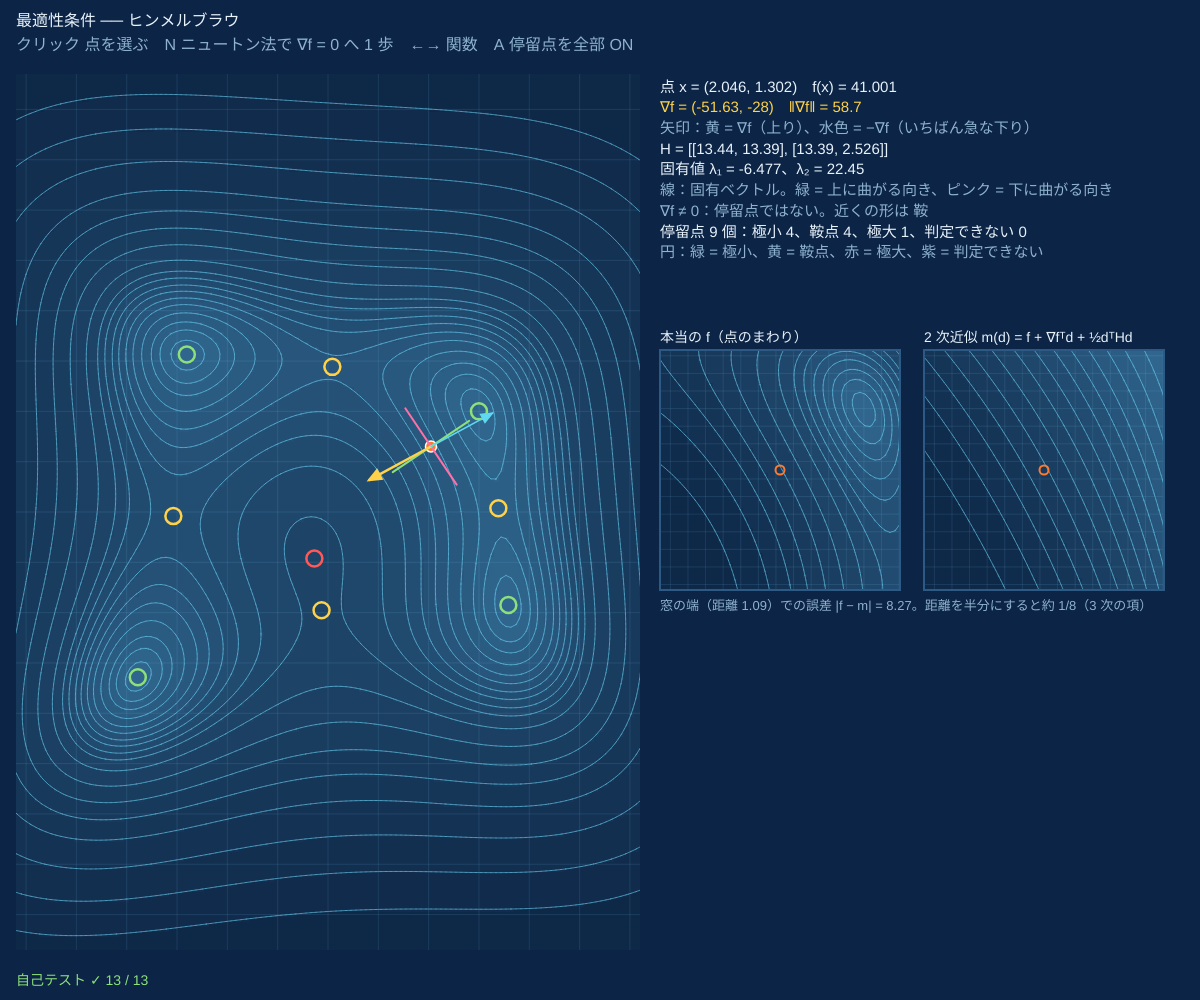
Frame 1 (no input)
Frame 60 (no input): identical to frame 1, image omitted
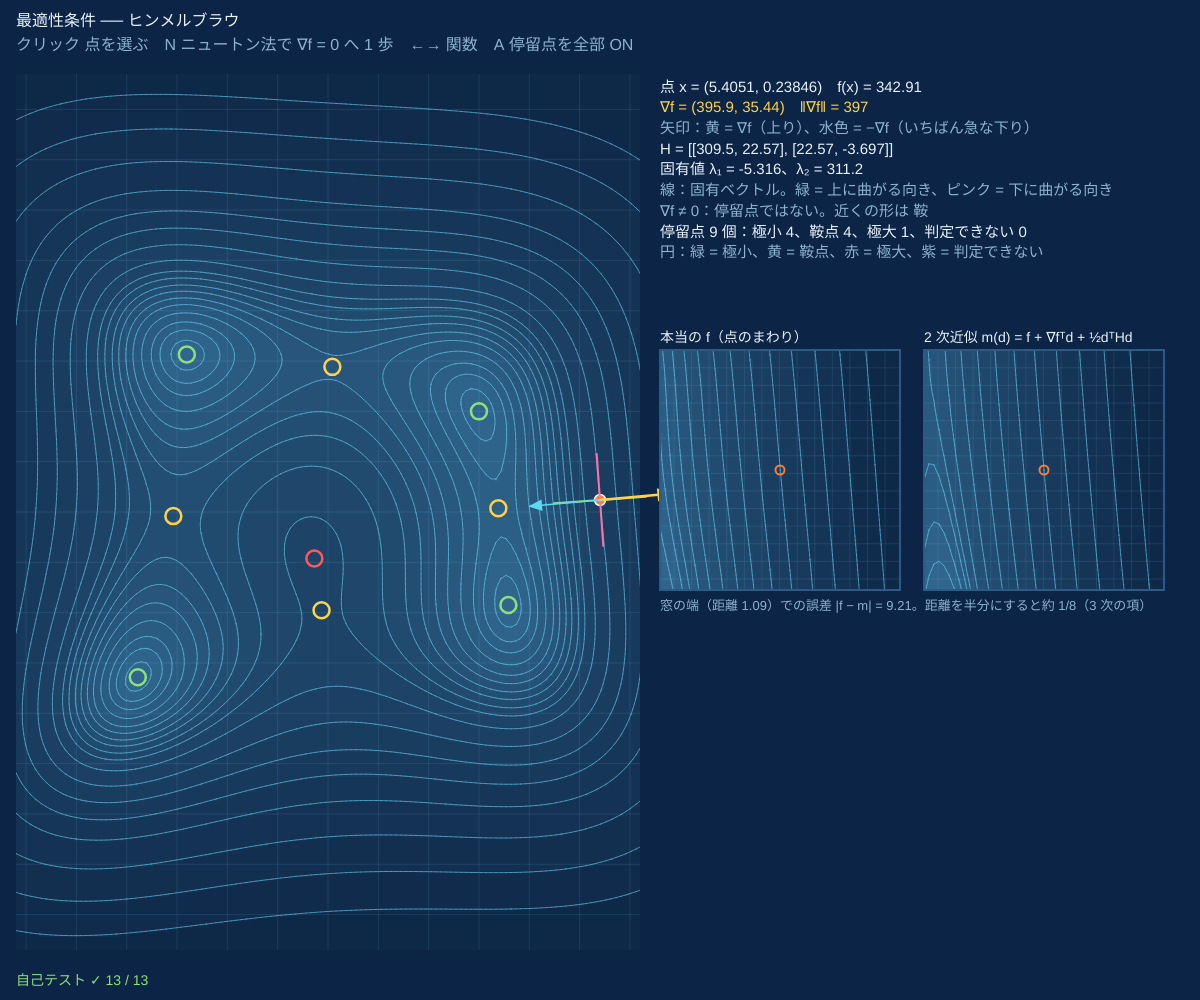
Frame 120 (the mouse pressed at the canvas centre since frame 60)

The p5.js sketch that drew these frames (run headless with seeded random() and noise() and a simulated clock; from frame 60 on, the mouse is pressed at the canvas centre):

// p5.js sketch
// ── sketch.js
// ============================================
// 01 最適性条件 ─ 勾配とヘッセ行列
// 1 次の条件：最小点では ∇f = 0（停留点）。2 次の条件：ヘッセ行列 H の固有値が 両方 > 0 → 極小、両方 < 0 → 極大、正と負 → 鞍点
//   固有値に 0 があると 2 次の条件では決まらない。クリックした点の 2 次近似 m(d) = f + ∇fᵀd + ½dᵀHd を、本当の f と並べて描く
// クリック = 点を選ぶ / N = ニュートン法で ∇f = 0 へ 1 歩 / ←→ = 関数 / A = 停留点を全部表示
// ============================================

const SADDLE = { name: '鞍点 x² − y²', f: (x, y) => x * x - y * y, g: (x, y) => [2 * x, -2 * y], H: () => [[2, 0], [0, -2]], view: [0, 0, 2] };
const MONKEY = { name: 'モンキーサドル x³ − 3xy²', f: (x, y) => x ** 3 - 3 * x * y * y, g: (x, y) => [3 * x * x - 3 * y * y, -6 * x * y], H: (x, y) => [[6 * x, -6 * y], [-6 * y, -6 * x]], view: [0, 0, 1.4] };
const QUART = { name: 'x⁴ + y²', f: (x, y) => x ** 4 + y * y, g: (x, y) => [4 * x ** 3, 2 * y], H: (x) => [[12 * x * x, 0], [0, 2]], view: [0, 0, 1.4] };
let FNS, fi = 0, F, V, CI, P, path = [], crit = [], showAll = true, inset = [];
const ZOOM = 0.22;                     // ★ 右の 2 つの窓の広さ（全体の何倍か）

function setup() {
  createCanvas(windowWidth, windowHeight);
  FNS = [HIMMEL, ROSEN, SADDLE, MONKEY, QUART];
  selfTest();
  pickFn(0);
}
function pickFn(i) {
  fi = i; F = FNS[i];
  if (CI) CI.remove();
  V = makeView(16, 74, width * 0.52, height - 124, F.view); CI = contourImage(V, F.f);
  crit = allCritical(F);
  setPoint([F.view[0] + F.view[2] * 0.33, F.view[1] + F.view[2] * 0.21]);
}
function setPoint(p) {
  P = p; path = [p];
  for (let G of inset) G.remove();
  let s = Math.min(width * 0.2, height - 430), v = [P[0], P[1], F.view[2] * ZOOM], g0 = F.g(...P), H = F.H(...P), f0 = F.f(...P);
  let W1 = makeView(width * 0.55, 350, s, s, v), W2 = makeView(width * 0.55 + s + 24, 350, s, s, v);
  inset = [contourImage(W1, F.f, 14), contourImage(W2, (x, y) => quadModel(f0, g0, H, [x - P[0], y - P[1]]), 14)];
  inset.W = [W1, W2];
}
function quadModel(f0, g, H, d) { return f0 + g[0] * d[0] + g[1] * d[1] + 0.5 * (H[0][0] * d[0] * d[0] + 2 * H[0][1] * d[0] * d[1] + H[1][1] * d[1] * d[1]); }
// 固有値の符号で分類（0 に近い固有値があれば 2 次の条件では決まらない）
function classify(F, p) {
  let l = eig2(F.H(...p)).l, tol = 1e-6 * (1 + Math.abs(l[0]) + Math.abs(l[1]));
  if (Math.abs(l[0]) < tol || Math.abs(l[1]) < tol) return ['判定できない（固有値 0）', PAL.vi, 0];
  return l[0] > 0 ? ['極小', PAL.gr, 1] : l[1] < 0 ? ['極大', PAL.rd, 2] : ['鞍点', PAL.ye, 3];
}
// 格子の点からニュートン法で ∇f = 0 を解き、同じ点をまとめる
function allCritical(F) {
  let out = [], [cx, cy, hw] = F.view;
  for (let i = -6; i <= 6; i++) for (let j = -4; j <= 4; j++) {
    let p = criticalPoint(F, [cx + (hw * i) / 6.3, cy + (hw * 0.6 * j) / 4.2], 80);
    if (p && Math.abs(p[0] - cx) < hw && !out.some((q) => Math.hypot(q[0] - p[0], q[1] - p[1]) < 1e-5)) out.push(p);
  }
  return out;
}

function draw() {
  background(PAL.bg);
  image(CI, V.px, V.py);
  if (showAll) for (let c of crit) { let s = V.toS(...c), [, col] = classify(F, c); noFill(); stroke(col); strokeWeight(2.5); circle(s[0], s[1], 16); }
  drawPath(V, path, PAL.or, 2);
  let g = F.g(...P), H = F.H(...P), e = eig2(H), s = V.toS(...P), gl = vlen(g), [cls, ccol] = classify(F, P), stat = gl < 1e-8 * (1 + Math.abs(F.f(...P)));
  for (let i = 0; i < 2; i++) { let v = e.v[i], r = 46; stroke(e.l[i] > 0 ? PAL.gr : PAL.pk); strokeWeight(2); line(s[0] - v[0] * r, s[1] + v[1] * r, s[0] + v[0] * r, s[1] - v[1] * r); }
  if (!stat) { let r = 70 / gl; arrow(s[0], s[1], s[0] + g[0] * r, s[1] - g[1] * r, PAL.ye, 2.5); arrow(s[0], s[1], s[0] - g[0] * r, s[1] + g[1] * r, PAL.cy, 1.5); }
  hud([['最適性条件 ── ' + F.name, PAL.ink], ['クリック 点を選ぶ　N ニュートン法で ∇f = 0 へ 1 歩　←→ 関数　A 停留点を全部 ' + (showAll ? 'ON' : 'off'), PAL.dim]], 16, 14, 16);
  let x = width * 0.55;
  hud([['点 x = (' + fmt(P[0], 5) + ', ' + fmt(P[1], 5) + ')　f(x) = ' + fmt(F.f(...P), 5), PAL.ink],
    ['∇f = (' + fmt(g[0], 4) + ', ' + fmt(g[1], 4) + ')　‖∇f‖ = ' + fmt(gl, 3), PAL.ye], ['矢印：黄 = ∇f（上り）、水色 = −∇f（いちばん急な下り）', PAL.dim],
    ['H = [[' + fmt(H[0][0], 4) + ', ' + fmt(H[0][1], 4) + '], [' + fmt(H[1][0], 4) + ', ' + fmt(H[1][1], 4) + ']]', PAL.ink],
    ['固有値 λ₁ = ' + fmt(e.l[0], 4) + '、λ₂ = ' + fmt(e.l[1], 4), PAL.ink], ['線：固有ベクトル。緑 = 上に曲がる向き、ピンク = 下に曲がる向き', PAL.dim],
    [stat ? '∇f = 0 の停留点 → 2 次の条件で「' + cls + '」' : '∇f ≠ 0：停留点ではない。近くの形は ' + (cls === '極小' ? 'お椀（凸）' : cls === '極大' ? '山（凹）' : cls === '鞍点' ? '鞍' : '平ら'), stat ? ccol : PAL.dim],
    ['停留点 ' + crit.length + ' 個：' + ['極小', '鞍点', '極大', '判定できない'].map((nm, k) => nm + ' ' + crit.filter((c) => classify(F, c)[2] === [1, 3, 2, 0][k]).length).join('、'), PAL.ink],
    ['円：緑 = 極小、黄 = 鞍点、赤 = 極大、紫 = 判定できない', PAL.dim]], x, 80, 15, 1.38);
  if (inset.W) inset.W.forEach((W, i) => {
    image(inset[i], W.px, W.py); noFill(); stroke(PAL.line); rect(W.px, W.py, W.pw, W.ph);
    let c = W.toS(...P); stroke(PAL.or); strokeWeight(2); circle(c[0], c[1], 9);
    noStroke(); fill(PAL.ink); textSize(14); text(i === 0 ? '本当の f（点のまわり）' : '2 次近似 m(d) = f + ∇fᵀd + ½dᵀHd', W.px, W.py - 8);
  });
  if (inset.W) { let W = inset.W[0], d = W.hw * 0.8, err = Math.abs(F.f(P[0] + d * 0.6, P[1] + d * 0.8) - quadModel(F.f(...P), g, H, [d * 0.6, d * 0.8])); hud([['窓の端（距離 ' + fmt(d, 3) + '）での誤差 |f − m| = ' + fmt(err, 3) + '。距離を半分にすると約 1/8（3 次の項）', PAL.dim]], W.px, W.py + W.ph + 10, 13); }
  drawSelfTest();
}

function mousePressed() { if (V.inside(mouseX, mouseY)) setPoint(V.toW(mouseX, mouseY)); }
function keyPressed() {
  if (key === RIGHT_ARROW) pickFn((fi + 1) % FNS.length);
  if (key === LEFT_ARROW) pickFn((fi + FNS.length - 1) % FNS.length);
  if (key === 'a' || key === 'A') showAll = !showAll;
  if (key === 'n' || key === 'N') {      // ニュートン法：H d = −∇f を解いて x ← x + d（極小とはかぎらず、近くの停留点へ）
    let d = solve2(F.H(...P), F.g(...P)), q = [P[0] - d[0], P[1] - d[1]];
    if (isFinite(q[0] + q[1]) && Math.abs(q[0]) < 1e6 && Math.abs(q[1]) < 1e6) { let keep = path; setPoint(q); path = keep.concat([q]); }
  }
}

function selfTest() {
  FNS = [HIMMEL, ROSEN, SADDLE, MONKEY, QUART];
  for (let F of FNS) { let e = derivErr(F, [[0.37, -0.81], [1.3, 0.6], [-0.9, 1.1]]); stOk(F.name + '：勾配・ヘッセ行列 = 差分', e.g < 1e-6 && e.H < 1e-6, 'g ' + fmt(e.g) + ', H ' + fmt(e.H)); }
  let C = allCritical(HIMMEL), n = [1, 3, 2].map((t) => C.filter((c) => classify(HIMMEL, c)[2] === t).length);
  let mx = C.find((c) => classify(HIMMEL, c)[2] === 2) || [0, 0];
  stOk('ヒンメルブラウ：停留点 9 個 = 極小 4・鞍点 4・極大 1、極小 − 鞍点 + 極大 = 1', C.length === 9 && n[0] === 4 && n[1] === 4 && n[2] === 1 && n[0] - n[1] + n[2] === 1, n.join(' / '));
  stOk('ヒンメルブラウ：極小はすべて f = 0、極大 ≈ (−0.270845, −0.923039)、f ≈ 181.617', C.filter((c) => classify(HIMMEL, c)[2] === 1).every((c) => HIMMEL.f(...c) < 1e-20) && Math.hypot(mx[0] + 0.270845, mx[1] + 0.923039) < 1e-5 && Math.abs(HIMMEL.f(...mx) - 181.617) < 1e-3, '極大 f = ' + fmt(HIMMEL.f(...mx), 7));
  let R = allCritical(ROSEN), HR = ROSEN.H(1, 1);
  stOk('ローゼンブロック：停留点は (1, 1) だけで極小、H = [[802, −400], [−400, 200]]', R.length === 1 && Math.hypot(R[0][0] - 1, R[0][1] - 1) < 1e-9 && classify(ROSEN, R[0])[2] === 1 && HR[0][0] === 802 && HR[0][1] === -400 && HR[1][1] === 200);
  stOk('x² − y²：原点は鞍点', classify(SADDLE, [0, 0])[2] === 3 && allCritical(SADDLE).length === 1);
  let mk = allCritical(MONKEY);
  stOk('モンキーサドル：停留点は原点だけ、H = 0 で判定できない。f(−t, 0) < 0 < f(t, 0) なので極小ではない', mk.length === 1 && classify(MONKEY, mk[0])[2] === 0 && MONKEY.f(-0.1, 0) < 0 && MONKEY.f(0.1, 0) > 0);
  stOk('x⁴ + y²：原点は H = diag(0, 2) で判定できないが、f ≥ 0 = f(0) なので最小', classify(QUART, [0, 0])[2] === 0 && [[0.3, 0], [-0.2, 0.1], [0, -0.4]].every((p) => QUART.f(...p) > 0));
  let p = [1, 1], g = HIMMEL.g(...p), H = HIMMEL.H(...p), f0 = HIMMEL.f(...p), er = (h) => Math.abs(HIMMEL.f(1 + 0.6 * h, 1 + 0.8 * h) - quadModel(f0, g, H, [0.6 * h, 0.8 * h]));
  let ratio = er(0.025) / er(0.05);
  stOk('2 次近似の誤差は距離の 3 乗：距離を半分にすると誤差は約 1/8', Math.abs(ratio - 0.125) < 0.01, '比 ' + fmt(ratio, 4) + '（予測 0.125）');
  let q = solve2(H, g), gm = [g[0] - (H[0][0] * q[0] + H[0][1] * q[1]), g[1] - (H[1][0] * q[0] + H[1][1] * q[1])];
  stOk('ニュートンの 1 歩 d = −H⁻¹∇f は 2 次近似の停留点（∇m(d) = 0）', vlen(gm) < 1e-12 * (1 + vlen(g)));
  stReport();
}

// ---------- やってみよう ----------
// 1. ヒンメルブラウで N を何回か押す。どの停留点に着くかは出発点しだい。鞍点や極大にも着く（ニュートン法は ∇f = 0 を解くだけ）
// 2. 鞍点の近くをクリック：2 次近似の窓は双曲線（鞍）。極小の近くは楕円（お椀）
// 3. モンキーサドルと x⁴ + y² は、どちらも原点の H の固有値に 0 がある。片方は極小、片方はそうでない。2 次の条件だけでは決まらない
// 4. 右の窓の誤差：ZOOM を半分にすると誤差は約 1/8 になる（テイラー展開の 3 次の項）
// 5. ローゼンブロックの (1, 1) の固有値の比 λ₂/λ₁ は約 2500。谷がとても細長い（02 の条件数 κ）

// ==================================================
// ここから下は「最適化の道具」（中身は読まなくても OK。消さないでね）
// テスト関数（値・勾配・ヘッセ行列）、等高線、対数グラフ、2×2 行列、直線探索、自己テスト
// ==================================================
const PAL = { bg: '#0c2445', ink: '#e8f2fb', dim: '#8eb2cf', line: '#2c5a85', or: '#ff7a2f', cy: '#5fd8f0', gr: '#8de07a', ye: '#ffd24a', pk: '#ff6fa8', vi: '#b79cff', rd: '#ff5a5a' };

// ---- テスト関数 { f 値, g 勾配, H ヘッセ行列, xs 最小点, fs 最小値, view [中心x, 中心y, 横の半幅] }
function quadFn(kap, th = 0.5) {     // f = ½ xᵀAx、A の固有値は μ = 1 と L = κ（θ だけ回転）
  let c = Math.cos(th), s = Math.sin(th), a = c * c + kap * s * s, b = (1 - kap) * c * s, d = s * s + kap * c * c;
  return { name: '2 次関数 κ = ' + fmt(kap), f: (x, y) => 0.5 * (a * x * x + 2 * b * x * y + d * y * y), g: (x, y) => [a * x + b * y, b * x + d * y],
    H: () => [[a, b], [b, d]], mu: 1, L: kap, xs: [[0, 0]], fs: 0, view: [0, 0, 3.2], start: [-2.6, 1.6], convex: true, th };
}
const ROSEN = { name: 'ローゼンブロック', f: (x, y) => (1 - x) ** 2 + 100 * (y - x * x) ** 2,
  g: (x, y) => [-2 * (1 - x) - 400 * x * (y - x * x), 200 * (y - x * x)],
  H: (x, y) => [[2 - 400 * (y - x * x) + 800 * x * x, -400 * x], [-400 * x, 200]], xs: [[1, 1]], fs: 0, view: [-0.2, 0.9, 2.1], start: [-1.2, 1] };
const HIMMEL = { name: 'ヒンメルブラウ', f: (x, y) => (x * x + y - 11) ** 2 + (x + y * y - 7) ** 2,
  g: (x, y) => [4 * x * (x * x + y - 11) + 2 * (x + y * y - 7), 2 * (x * x + y - 11) + 4 * y * (x + y * y - 7)],
  H: (x, y) => [[12 * x * x + 4 * y - 42, 4 * x + 4 * y], [4 * x + 4 * y, 4 * x + 12 * y * y - 26]],
  xs: [[3, 2], [-2.8051, 3.1313], [-3.7793, -3.2832], [3.5844, -1.8481]], fs: 0, view: [0, 0, 6.2], start: [-0.3, -0.9] };
const BEALE = (() => {
  let C = [1.5, 2.25, 2.625], each = (x, y, fn) => C.forEach((c, i) => { let n = i + 1; fn(c - x + x * y ** n, y ** n - 1, n * x * y ** (n - 1), n * y ** (n - 1), n > 1 ? n * (n - 1) * x * y ** (n - 2) : 0); });
  return { name: 'ビール', f: (x, y) => { let s = 0; each(x, y, (r) => (s += r * r)); return s; },
    g: (x, y) => { let p = [0, 0]; each(x, y, (r, rx, ry) => { p[0] += 2 * r * rx; p[1] += 2 * r * ry; }); return p; },
    H: (x, y) => { let a = 0, b = 0, d = 0; each(x, y, (r, rx, ry, rxy, ryy) => { a += 2 * rx * rx; b += 2 * (rx * ry + r * rxy); d += 2 * (ry * ry + r * ryy); }); return [[a, b], [b, d]]; },
    xs: [[3, 0.5]], fs: 0, view: [0.6, 0, 4.6], start: [-1.5, 1.8] };
})();
HIMMEL.xs = HIMMEL.xs.map((p) => criticalPoint(HIMMEL, p));   // 4 つの最小点を ∇f = 0 のニュートン法で精密に
const LSE = (() => {                  // log(e^(x+3y−0.1) + e^(x−3y−0.1) + e^(−x−0.1))：凸。最小点 (−ln2 / 2, 0)、最小値 (3/2)ln2 − 0.1
  let pr = (x, y) => { let z = [x + 3 * y - 0.1, x - 3 * y - 0.1, -x - 0.1], m = Math.max(...z), e = z.map((v) => Math.exp(v - m)), s = e[0] + e[1] + e[2]; return [m + Math.log(s), e.map((v) => v / s)]; };
  return { name: 'log-sum-exp', f: (x, y) => pr(x, y)[0], g: (x, y) => { let p = pr(x, y)[1]; return [p[0] + p[1] - p[2], 3 * p[0] - 3 * p[1]]; },
    H: (x, y) => { let p = pr(x, y)[1], g0 = p[0] + p[1] - p[2], g1 = 3 * p[0] - 3 * p[1]; return [[1 - g0 * g0, g1 - g0 * g1], [g1 - g0 * g1, 9 * (p[0] + p[1]) - g1 * g1]]; },
    xs: [[-Math.LN2 / 2, 0]], fs: 1.5 * Math.LN2 - 0.1, view: [-0.4, 0, 2.4], start: [-2, 1.1], convex: true, L: 10 };
})();

// ---- 2×2 の行列とベクトル
function eig2(M) {                    // 対称行列の固有値（小さい順）と固有ベクトル
  let a = M[0][0], b = M[0][1], d = M[1][1], t = (a + d) / 2, r = Math.hypot((a - d) / 2, b), l1 = t - r;
  let v = Math.abs(b) > 1e-14 * (Math.abs(a) + Math.abs(d) + 1) ? [l1 - d, b] : a <= d ? [1, 0] : [0, 1], n = Math.hypot(v[0], v[1]);
  v = [v[0] / n, v[1] / n];
  return { l: [l1, t + r], v: [v, [-v[1], v[0]]] };
}
function solve2(M, r) { let det = M[0][0] * M[1][1] - M[0][1] * M[1][0]; return [(M[1][1] * r[0] - M[0][1] * r[1]) / det, (M[0][0] * r[1] - M[1][0] * r[0]) / det]; }
function vlen(v) { return Math.hypot(...v); }
function vdot(a, b) { let s = 0; for (let i = 0; i < a.length; i++) s += a[i] * b[i]; return s; }
function vaxpy(a, x, y) { return y.map((yi, i) => yi + a * x[i]); }   // a·x + y
function bad(v) { return !isFinite(v) || Math.abs(v) > 1e12; }
function errTo(F, p) { return Math.min(...F.xs.map((q) => Math.hypot(p[0] - q[0], p[1] - q[1]))); }

// ---- 微分のチェック（中心差分）。H は「解析的な勾配」の差分と比べる
function fdGrad(fn, x, y, h = 1e-6) { return [(fn(x + h, y) - fn(x - h, y)) / (2 * h), (fn(x, y + h) - fn(x, y - h)) / (2 * h)]; }
function derivErr(F, pts) {
  let eg = 0, eh = 0, rel = (a, b) => Math.abs(a - b) / Math.max(1, Math.abs(b));
  for (let [x, y] of pts) {
    let g = F.g(x, y), n = fdGrad(F.f, x, y), H = F.H(x, y), h = 1e-6;
    let gx1 = F.g(x + h, y), gx0 = F.g(x - h, y), gy1 = F.g(x, y + h), gy0 = F.g(x, y - h);
    let N = [[(gx1[0] - gx0[0]) / (2 * h), (gy1[0] - gy0[0]) / (2 * h)], [(gx1[1] - gx0[1]) / (2 * h), (gy1[1] - gy0[1]) / (2 * h)]];
    eg = Math.max(eg, rel(g[0], n[0]), rel(g[1], n[1]));
    for (let i = 0; i < 2; i++) for (let j = 0; j < 2; j++) eh = Math.max(eh, rel(H[i][j], N[i][j]));
  }
  return { g: eg, H: eh };
}
// ∇f = 0 をニュートン法で解く（停留点を探す）
function criticalPoint(F, p, it = 60) {
  for (let k = 0; k < it; k++) { let d = solve2(F.H(p[0], p[1]), F.g(p[0], p[1])); if (!isFinite(d[0] + d[1])) return null; p = [p[0] - d[0], p[1] - d[1]]; if (vlen(d) < 1e-14) break; }
  return vlen(F.g(p[0], p[1])) < 1e-8 ? p : null;
}
// アルミホの条件 f(x + t d) ≤ f(x) + c₁ t ∇fᵀd になるまで t を β 倍（試した点も返す）
function armijo(F, p, d, c1 = 1e-4, beta = 0.5, t = 1) {
  let f0 = F.f(p[0], p[1]), sl = vdot(F.g(p[0], p[1]), d), tries = [];
  for (let k = 0; k < 60; k++) { let fq = F.f(p[0] + t * d[0], p[1] + t * d[1]); tries.push([t, fq]); if (fq <= f0 + c1 * t * sl) break; t *= beta; }
  return { t, tries, slope: sl };
}

// ---- 画面と世界の座標（縦横の縮尺は同じ）
function makeView(px, py, pw, ph, v) {
  let V = { px, py, pw: Math.round(pw), ph: Math.round(ph), cx: v[0], cy: v[1], hw: v[2] };
  V.sc = V.pw / (2 * V.hw); V.hh = V.ph / (2 * V.sc);
  V.toS = (x, y) => [V.px + V.pw / 2 + (x - V.cx) * V.sc, V.py + V.ph / 2 - (y - V.cy) * V.sc];
  V.toW = (sx, sy) => [V.cx + (sx - V.px - V.pw / 2) / V.sc, V.cy - (sy - V.py - V.ph / 2) / V.sc];
  V.inside = (sx, sy) => sx >= V.px && sx <= V.px + V.pw && sy >= V.py && sy <= V.py + V.ph;
  return V;
}
// 等高線の画像：格子で値を計算 → 分位点で段を決め、色ぬり ＋ マーチングスクエアで線（関数を変えたときだけ呼ぶ）
function contourImage(V, fz, nLev = 18) {
  let cs = 5, nx = Math.ceil(V.pw / cs) + 1, ny = Math.ceil(V.ph / cs) + 1, Z = new Float64Array(nx * ny);
  for (let j = 0; j < ny; j++) for (let i = 0; i < nx; i++) { let [x, y] = V.toW(V.px + i * cs, V.py + j * cs), z = fz(x, y); Z[j * nx + i] = isFinite(z) ? z : 1e300; }
  let srt = Array.from(Z).filter((z) => z < 1e300).sort((a, b) => a - b), lev = [];
  for (let k = 1; k <= nLev; k++) lev.push(srt[Math.min(srt.length - 1, Math.floor(srt.length * Math.pow(k / (nLev + 1), 1.7)))]);
  let G = createGraphics(V.pw, V.ph); G.pixelDensity(1);
  let ctx = G.drawingContext, img = ctx.createImageData(V.pw, V.ph), band = new Uint8Array(nx * ny);
  for (let q = 0; q < Z.length; q++) { let b = 0; while (b < nLev && Z[q] > lev[b]) b++; band[q] = Z[q] >= 1e300 ? 255 : b; }
  for (let py = 0; py < V.ph; py++) for (let px = 0; px < V.pw; px++) {
    let b = band[Math.round(py / cs) * nx + Math.round(px / cs)], t = b === 255 ? 1.25 : b / nLev, o = 4 * (py * V.pw + px);
    img.data[o] = 14 + 34 * (1 - t); img.data[o + 1] = 40 + 62 * (1 - t); img.data[o + 2] = 72 + 70 * (1 - t); img.data[o + 3] = 255;
  }
  ctx.putImageData(img, 0, 0);
  // 方眼（製図用紙）
  let gs = Math.pow(10, Math.floor(Math.log10(V.hw / 2))); if (V.hw / gs > 10) gs *= 2; if (V.hw / gs > 10) gs *= 2.5;
  ctx.strokeStyle = 'rgba(120,200,240,0.12)'; ctx.lineWidth = 1; ctx.beginPath();
  for (let x = Math.ceil((V.cx - V.hw) / gs) * gs; x < V.cx + V.hw; x += gs) { let s = V.toS(x, 0)[0] - V.px; ctx.moveTo(s, 0); ctx.lineTo(s, V.ph); }
  for (let y = Math.ceil((V.cy - V.hh) / gs) * gs; y < V.cy + V.hh; y += gs) { let s = V.toS(0, y)[1] - V.py; ctx.moveTo(0, s); ctx.lineTo(V.pw, s); }
  ctx.stroke();
  ctx.strokeStyle = 'rgba(110,215,250,0.55)';
  for (let L of lev) {
    ctx.beginPath();
    for (let j = 0; j < ny - 1; j++) for (let i = 0; i < nx - 1; i++) {
      let a = Z[j * nx + i], b = Z[j * nx + i + 1], c = Z[(j + 1) * nx + i + 1], d = Z[(j + 1) * nx + i], P = [];
      if (a > L !== b > L) P.push(i + (L - a) / (b - a), j);
      if (b > L !== c > L) P.push(i + 1, j + (L - b) / (c - b));
      if (d > L !== c > L) P.push(i + (L - d) / (c - d), j + 1);
      if (a > L !== d > L) P.push(i, j + (L - a) / (d - a));
      for (let q = 0; q + 3 < P.length; q += 4) { ctx.moveTo(P[q] * cs, P[q + 1] * cs); ctx.lineTo(P[q + 2] * cs, P[q + 3] * cs); }
    }
    ctx.stroke();
  }
  G.levels = lev;
  return G;
}

// ---- 対数グラフ：series = [{ v: 値の配列, c: 色, name, dash }]。0 以下・NaN は描かない。opt = { lo, hi, logx, title, kmax }
function logPlot(x, y, w, h, series, opt = {}) {
  let lo = opt.lo, hi = opt.hi, kmax = opt.kmax || 1, mn = Infinity, mx = -Infinity;
  for (let s of series) { if (!opt.kmax) kmax = Math.max(kmax, s.v.length - 1); for (let v of s.v) if (v > 0 && isFinite(v)) { mn = Math.min(mn, Math.log10(v)); mx = Math.max(mx, Math.log10(v)); } }
  if (lo === undefined) lo = isFinite(mn) ? Math.max(-17, Math.floor(mn)) : -16;
  if (hi === undefined) hi = isFinite(mx) ? Math.ceil(mx) : 2;
  if (hi <= lo) hi = lo + 1;
  let X = (k) => x + w * (opt.logx ? Math.log(1 + k) / Math.log(1 + kmax) : k / kmax), Y = (v) => y + h - (h * (Math.log10(v) - lo)) / (hi - lo);
  push();
  fill(8, 26, 50, 230); stroke(PAL.line); strokeWeight(1); rect(x, y, w, h);
  textSize(11); textAlign(RIGHT, CENTER);
  let de = Math.max(1, Math.ceil((hi - lo) / 8));
  for (let e = lo; e <= hi; e += de) { let yy = Y(Math.pow(10, e)); stroke(40, 80, 120); line(x, yy, x + w, yy); noStroke(); fill(PAL.dim); text('10' + sup(e), x - 4, yy); }
  textAlign(CENTER, TOP); noStroke(); fill(PAL.dim);
  let kt = opt.logx ? [1, 10, 100, 1000, 10000].filter((k) => k <= kmax) : [0, Math.round(kmax / 2), kmax];
  for (let k of kt) text(k, X(k), y + h + 3);
  text(opt.xlabel || '反復 k', x + w / 2, y + h + 16);
  for (let s of series) {
    stroke(s.c); strokeWeight(s.wt || 2); noFill();
    if (s.dash) drawingContext.setLineDash([6, 5]);
    let pts = [];
    let flush = () => { if (pts.length >= 2) { beginShape(); for (let p of pts) vertex(p[0], p[1]); endShape(); } else if (pts.length === 1) point(pts[0][0], pts[0][1]); pts = []; };
    for (let k = 0; k < s.v.length && k <= kmax; k++) { let v = s.v[k]; if (v > 0 && isFinite(v)) pts.push([X(k), Math.max(y, Math.min(y + h, Y(v)))]); else flush(); }
    flush(); drawingContext.setLineDash([]);
  }
  noStroke(); textAlign(RIGHT, TOP); textSize(12);
  series.filter((s) => s.name).forEach((s, i) => { let yy = y + 6 + 15 * i; noStroke(); fill(s.c); text(s.name, x + w - 34, yy); stroke(s.c); strokeWeight(2); if (s.dash) drawingContext.setLineDash([4, 3]); line(x + w - 28, yy + 7, x + w - 8, yy + 7); drawingContext.setLineDash([]); });
  if (opt.title) { noStroke(); fill(PAL.ink); textSize(13); textAlign(LEFT, BOTTOM); text(opt.title, x, y - 4); }
  pop();
}

// ---- 描く道具
function arrow(x1, y1, x2, y2, c, w = 2) {
  let a = Math.atan2(y2 - y1, x2 - x1), L = Math.hypot(x2 - x1, y2 - y1), hd = Math.min(12, L * 0.4);
  push(); stroke(c); fill(c); strokeWeight(w); line(x1, y1, x2, y2);
  if (L > 2) triangle(x2, y2, x2 - hd * Math.cos(a - 0.4), y2 - hd * Math.sin(a - 0.4), x2 - hd * Math.cos(a + 0.4), y2 - hd * Math.sin(a + 0.4));
  pop();
}
function drawPath(V, P, c, w = 2, dots = true) {   // 反復点の列を折れ線と点で
  if (P.length === 0) return;
  push(); stroke(c); strokeWeight(w); noFill();
  if (P.length >= 2) { beginShape(); for (let p of P) { let s = V.toS(p[0], p[1]); vertex(s[0], s[1]); } endShape(); }
  if (dots) { noStroke(); fill(c); for (let i = 0; i < P.length; i += Math.max(1, Math.floor(P.length / 60))) { let s = V.toS(P[i][0], P[i][1]); circle(s[0], s[1], 5); } }
  let s = V.toS(P[P.length - 1][0], P[P.length - 1][1]); stroke(255); strokeWeight(1.5); fill(c); circle(s[0], s[1], 11);
  pop();
}
function hud(lines, x, y, sz = 15, lh = 1.45) {   // 文字の列（[文字, 色] または 文字）
  push(); noStroke(); textSize(sz); textAlign(LEFT, TOP);
  lines.forEach((L, i) => { let [s, c] = Array.isArray(L) ? L : [L, PAL.ink]; fill(c); text(s, x, y + i * sz * lh); });
  pop();
}
const SUP = { '-': '⁻', 0: '⁰', 1: '¹', 2: '²', 3: '³', 4: '⁴', 5: '⁵', 6: '⁶', 7: '⁷', 8: '⁸', 9: '⁹' };
function sup(n) { return String(n).split('').map((ch) => SUP[ch] || ch).join(''); }
function fmt(v, d = 3) {             // 数の表示（発散・とても小さい数も）
  if (!isFinite(v) || Math.abs(v) > 1e12) return '発散';
  if (v === 0) return '0';
  let a = Math.abs(v);
  if (a < 1e-3 || a >= 1e5) { let e = Math.floor(Math.log10(a)), m = v / Math.pow(10, e); return m.toFixed(d - 1) + '×10' + sup(e); }
  return String(+v.toPrecision(d));
}
function rngSeed(s) { return () => { s |= 0; s = (s + 0x6d2b79f5) | 0; let t = Math.imul(s ^ (s >>> 15), 1 | s); t = (t + Math.imul(t ^ (t >>> 7), 61 | t)) ^ t; return ((t ^ (t >>> 14)) >>> 0) / 4294967296; }; }

// ---- 自己テスト（起動時に、知られている答えと照合する）
let selfTestResults = [];
function stOk(name, cond, info = '') { selfTestResults.push({ name, ok: !!cond, info }); }
function stReport() { for (let r of selfTestResults) (r.ok ? console.log : console.error)((r.ok ? '✓ ' : '✗ ') + r.name + (r.info ? '  [' + r.info + ']' : '')); }
function selfTestLine() { let n = selfTestResults.filter((r) => r.ok).length; return '自己テスト ' + (n === selfTestResults.length ? '✓ ' : '✗ ') + n + ' / ' + selfTestResults.length; }
function drawSelfTest() { push(); noStroke(); textSize(14); textAlign(LEFT, BOTTOM); fill(selfTestResults.every((r) => r.ok) ? PAL.gr : PAL.rd); text(selfTestLine(), 16, height - 12); pop(); }
